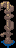

This is a level from a 2D game, rendered from its Tiled map with the project's own tilesets. A one-line summary and the complete map file follow:
An orthogonal 1x3 tile map with 16x16 px tiles, 7 tile layers (Back, Paths, Buildings, Buildings1, ...).

<map version="1.10" tiledversion="1.11.2" orientation="orthogonal" renderorder="right-down" width="1" height="3" tilewidth="16" tileheight="16" infinite="0" nextlayerid="14" nextobjectid="1">
 <tileset firstgid="1" name="SlytherinFountainStatue" tilewidth="16" tileheight="16" tilecount="3" columns="1">
  <image source="SlytherinFountainStatue.png" width="16" height="48" />
 </tileset>
 <layer id="1" name="Back" width="1" height="3">
  <data encoding="csv">
0,
0,
0
</data>
 </layer>
 <layer id="2" name="Paths" width="1" height="3">
  <data encoding="csv">
0,
0,
0
</data>
 </layer>
 <layer id="3" name="Buildings" width="1" height="3">
  <data encoding="csv">
0,
0,
0
</data>
 </layer>
 <layer id="11" name="Buildings1" width="1" height="3">
  <data encoding="csv">
0,
0,
3
</data>
 </layer>
 <layer id="4" name="Front" width="1" height="3">
  <data encoding="csv">
0,
0,
0
</data>
 </layer>
 <layer id="12" name="Front1" width="1" height="3">
  <data encoding="csv">
0,
2,
0
</data>
 </layer>
 <layer id="5" name="AlwaysFront" width="1" height="3">
  <data encoding="csv">
1,
0,
0
</data>
 </layer>
 <objectgroup id="6" name="Back" />
 <objectgroup id="7" name="Paths" />
 <objectgroup id="8" name="Buildings" />
 <objectgroup id="9" name="Front" />
 <objectgroup id="13" name="Front1" />
 <objectgroup id="10" name="AlwaysFront" />
</map>
